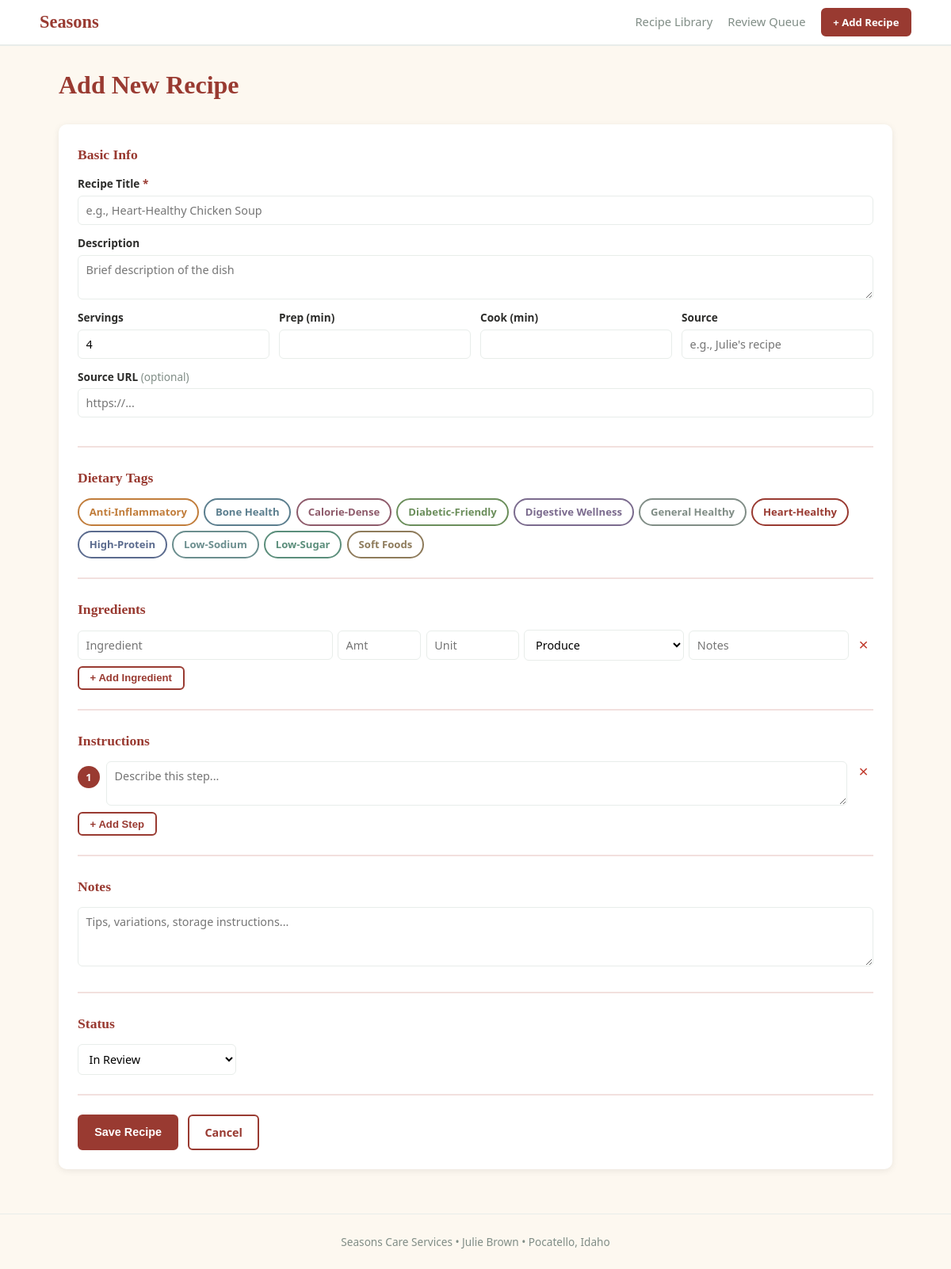
The app's page /recipes/add with its own data.
### tables this page shows
CREATE TABLE dietary_tags (
            id INTEGER PRIMARY KEY AUTOINCREMENT,
            name TEXT UNIQUE NOT NULL,
            display_name TEXT NOT NULL,
            color TEXT DEFAULT '#808D86'
        );

### app/routes/recipes.py (the view)
@router.get("/recipes/add", response_class=HTMLResponse)
async def add_recipe_form(request: Request):
    db = get_db()
    all_tags = get_all_tags(db)
    review_count = db.execute("SELECT COUNT(*) as cnt FROM recipes WHERE status='review'").fetchone()["cnt"]
    db.close()
    return templates.TemplateResponse("recipes/form.html", {
        "request": request,
        "recipe": None,
        "all_tags": all_tags,
        "aisle_categories": AISLE_CATEGORIES,
        "review_count": review_count,
        "selected_tag_ids": [],
        "ingredients": [],
        "steps": [],
    })

### app/database/db.py (called while the page is built)
def get_db() -> sqlite3.Connection:
    conn = sqlite3.connect(_db_path)
    conn.row_factory = sqlite3.Row
    conn.execute("PRAGMA foreign_keys=ON")
    return conn

### app/routes/recipes.py (called while the page is built)
def get_all_tags(db=None):
    close = False
    if db is None:
        db = get_db()
        close = True
    tags = db.execute("SELECT * FROM dietary_tags ORDER BY display_name").fetchall()
    if close:
        db.close()
    return tags

### app/templates/recipes/form.html (shortened to what this page needs)
{% extends "base.html" %}
{% block content %}
<div class="page-header">
    <h1>{% if recipe %}Edit Recipe{% else %}Add New Recipe{% endif %}</h1>
</div>
<form method="post" action="{% if recipe %}/recipes/{{ recipe.id }}/edit{% else %}/recipes/add{% endif %}" class="recipe-form">
    <div class="form-section">
        <h2>Basic Info</h2>
        <div class="form-row">
            <div class="form-group full">
                <label for="title">Recipe Title <span class="required">*</span></label>
                <input type="text" id="title" name="title" required
                       value="{{ recipe.title if recipe else '' }}"
                       placeholder="e.g., Heart-Healthy Chicken Soup">
            </div>
        </div>
        <div class="form-row">
            <div class="form-group full">
                <label for="description">Description</label>
                <textarea id="description" name="description" rows="2"
                          placeholder="Brief description of the dish">{{ recipe.description if recipe and recipe.description else '' }}</textarea>
            </div>
        </div>
        <div class="form-row four-col">
            <div class="form-group">
                <label for="base_servings">Servings</label>
                <input type="number" id="base_servings" name="base_servings" min="1"
                       value="{{ recipe.base_servings if recipe else 4 }}">
            </div>
            <div class="form-group">
                <label for="prep_time_minutes">Prep (min)</label>
                <input type="number" id="prep_time_minutes" name="prep_time_minutes" min="0"
                       value="{{ recipe.prep_time_minutes if recipe and recipe.prep_time_minutes else '' }}">
            </div>
            <div class="form-group">
                <label for="cook_time_minutes">Cook (min)</label>
                <input type="number" id="cook_time_minutes" name="cook_time_minutes" min="0"
                       value="{{ recipe.cook_time_minutes if recipe and recipe.cook_time_minutes else '' }}">
            </div>
            <div class="form-group">
                <label for="source">Source</label>
                <input type="text" id="source" name="source"
                       value="{{ recipe.source if recipe and recipe.source else '' }}"
                       placeholder="e.g., Julie's recipe">
            </div>
        </div>
        <div class="form-row">
            <div class="form-group full">
                <label for="source_url">Source URL <span class="optional">(optional)</span></label>
                <input type="url" id="source_url" name="source_url"
                       value="{{ recipe.source_url if recipe and recipe.source_url else '' }}"
                       placeholder="https://...">
            </div>
        </div>
    </div>
    <div class="form-section">
        <h2>Dietary Tags</h2>
        <div class="tag-picker">
            {% for tag in all_tags %}
            <label class="tag-pill-label" style="--tag-color:{{ tag.color }}">
                <span class="tag-pill">{{ tag.display_name }}</span>
            </label>
            {% endfor %}
        </div>
    </div>
    <div class="form-section">
        <h2>Ingredients</h2>
        <div id="ingredients-list">
            {% if ingredients %}
                {% for ing in ingredients %}
                <div class="ingredient-row">
                    <input type="text" name="ing_name" placeholder="Ingredient" value="{{ ing.name }}" class="ing-name">
                    <input type="text" name="ing_amount" placeholder="Amt" value="{{ ing.amount if ing.amount else '' }}" class="ing-amount-input">
                    <input type="text" name="ing_unit" placeholder="Unit" value="{{ ing.unit if ing.unit else '' }}" class="ing-unit">
                    <select name="ing_aisle" class="ing-aisle">
                        {% for val, label in aisle_categories %}
                        <option value="{{ val }}" {% if ing.aisle_category == val %}selected{% endif %}>{{ label }}</option>
                        {% endfor %}
                    </select>
                    <input type="text" name="ing_notes" placeholder="Notes" value="{{ ing.notes if ing.notes else '' }}" class="ing-notes">
                    <button type="button" class="btn-remove" onclick="removeRow(this)">&times;</button>
                </div>
                {% endfor %}
            {% else %}
                <div class="ingredient-row">
                    <input type="text" name="ing_name" placeholder="Ingredient" class="ing-name">
                    <input type="text" name="ing_amount" placeholder="Amt" class="ing-amount-input">
                    <input type="text" name="ing_unit" placeholder="Unit" class="ing-unit">
                    <select name="ing_aisle" class="ing-aisle">
                        {% for val, label in aisle_categories %}
                        <option value="{{ val }}">{{ label }}</option>
                        {% endfor %}
                    </select>
                    <input type="text" name="ing_notes" placeholder="Notes" class="ing-notes">
                    <button type="button" class="btn-remove" onclick="removeRow(this)">&times;</button>
                </div>
            {% endif %}
        </div>
        <button type="button" class="btn btn-outline btn-sm" onclick="addIngredient()">+ Add Ingredient</button>
    </div>
    <div class="form-section">
        <h2>Instructions</h2>
        <div id="steps-list">
            {% if steps %}
                {% for step in steps %}
                <div class="step-row">
                    <div class="step-num">{{ loop.index }}</div>
                    <textarea name="step_instruction" rows="2" placeholder="Describe this step...">{{ step.instruction }}</textarea>
                    <button type="button" class="btn-remove" onclick="removeStep(this)">&times;</button>
                </div>
                {% endfor %}
            {% else %}
                <div class="step-row">
                    <div class="step-num">1</div>
                    <textarea name="step_instruction" rows="2" placeholder="Describe this step..."></textarea>
                    <button type="button" class="btn-remove" onclick="removeStep(this)">&times;</button>
                </div>
            {% endif %}
        </div>
        <button type="button" class="btn btn-outline btn-sm" onclick="addStep()">+ Add Step</button>
    </div>
    <div class="form-section">
        <h2>Notes</h2>
        <textarea name="notes" rows="3" placeholder="Tips, variations, storage instructions...">{{ recipe.notes if recipe and recipe.notes else '' }}</textarea>
    </div>
    <div class="form-section">
        <h2>Status</h2>
        <select name="status" class="status-select">
            <option value="review" {% if not recipe or recipe.status == 'review' %}selected{% endif %}>In Review</option>
        </select>
    </div>
    <div class="form-actions">
        <button type="submit" class="btn btn-primary">Save Recipe</button>
        <a href="{% if recipe %}/recipes/{{ recipe.id }}{% else %}/recipes{% endif %}" class="btn btn-outline">Cancel</a>
    </div>
</form>
{% endblock %}

### app/templates/base.html (shortened to what this page needs)
<!DOCTYPE html>
<html lang="en">
<head>
    <link rel="stylesheet" href="/static/css/base.css">
</head>
<body>
    <nav class="navbar">
        <div class="nav-inner">
            <a href="/recipes" class="nav-brand">Seasons</a>
            <div class="nav-links">
                <a href="/recipes" class="nav-link">Recipe Library</a>
                <a href="/recipes/review" class="nav-link">
                    Review Queue
                </a>
                <a href="/recipes/add" class="btn btn-primary btn-sm">+ Add Recipe</a>
            </div>
        </div>
    </nav>
    <main class="content">
        {% block content %}{% endblock %}
    </main>
    <footer class="footer">
        Seasons Care Services &bull; Julie Brown &bull; Pocatello, Idaho
    </footer>
</body>
</html>

### app/static/css/base.css (style rules this page uses)
:root { --terra: #993A31; --terra-light: #F2E0DE; --sage: #808D86; --sage-light: #E8EDEA; --cream: #FDF8F0; --dark: #2C2C2A; --white: #ffffff; --radius: 10px; --radius-sm: 6px; --shadow: 0 2px 8px rgba(0,0,0,0.08); --shadow-hover: 0 4px 16px rgba(0,0,0,0.12); }
* { margin: 0; padding: 0; box-sizing: border-box; }
body { font-family: 'Segoe UI', Arial, sans-serif; background: var(--cream); color: var(--dark); line-height: 1.6; min-height: 100vh; display: flex; flex-direction: column; }
h1, h2, h3 { font-family: Georgia, serif; color: var(--terra); }
a { color: var(--terra); text-decoration: none; }
.navbar { background: var(--white); border-bottom: 2px solid var(--sage-light); position: sticky; top: 0; z-index: 100; padding: 0 1.5rem; }
.nav-inner { max-width: 1100px; margin: 0 auto; display: flex; align-items: center; justify-content: space-between; height: 56px; }
.nav-brand { font-family: Georgia, serif; font-size: 1.4rem; color: var(--terra); font-weight: bold; }
.nav-links { display: flex; align-items: center; gap: 1.2rem; }
.nav-link { color: var(--sage); font-size: 0.92rem; font-weight: 500; }
.btn { display: inline-block; padding: 0.55rem 1.2rem; border-radius: var(--radius-sm); font-size: 0.9rem; font-weight: 600; cursor: pointer; border: 2px solid transparent; text-decoration: none; transition: all 0.15s; }
.btn-sm { padding: 0.35rem 0.85rem; font-size: 0.82rem; }
.btn-primary { background: var(--terra); color: var(--white); border-color: var(--terra); }
.btn-outline { background: var(--white); color: var(--terra); border-color: var(--terra); }
.content { max-width: 1100px; width: 100%; margin: 0 auto; padding: 1.5rem; flex: 1; }
.footer { text-align: center; padding: 1.5rem; color: var(--sage); font-size: 0.85rem; border-top: 1px solid var(--sage-light); margin-top: 2rem; }
.page-header { margin-bottom: 1.5rem; }
.page-header h1 { margin-bottom: 0.25rem; }
.recipe-form { background: var(--white); border-radius: var(--radius); padding: 1.5rem; box-shadow: var(--shadow); }
.form-section { margin-bottom: 1.5rem; padding-bottom: 1.5rem; border-bottom: 2px solid var(--terra-light); }
.form-section h2 { font-size: 1.1rem; margin-bottom: 0.75rem; }
.form-row { display: flex; gap: 0.75rem; margin-bottom: 0.75rem; }
.form-row.four-col { display: grid; grid-template-columns: repeat(4, 1fr); }
.form-group { display: flex; flex-direction: column; }
.form-group.full { flex: 1; }
.form-group label { font-size: 0.85rem; font-weight: 600; margin-bottom: 0.25rem; color: var(--dark); }
.required { color: var(--terra); }
.optional { color: var(--sage); font-weight: 400; }
input[type="text"], input[type="number"], input[type="url"], textarea, select { padding: 0.5rem 0.6rem; border: 1.5px solid var(--sage-light); border-radius: var(--radius-sm); font-size: 0.9rem; font-family: inherit; outline: none; width: 100%; background: var(--white); }
.status-select { max-width: 200px; }
.tag-picker { display: flex; flex-wrap: wrap; gap: 0.4rem; }
.tag-pill-label { cursor: pointer; }
.tag-pill { display: inline-block; padding: 0.3rem 0.8rem; border-radius: 20px; font-size: 0.82rem; font-weight: 600; border: 2px solid var(--tag-color, var(--sage)); color: var(--tag-color, var(--sage)); background: var(--white); transition: all 0.15s; }
.ingredient-row { display: flex; gap: 0.4rem; margin-bottom: 0.4rem; align-items: center; }
.ingredient-row .ing-name { flex: 2.5; }
.ingredient-row .ing-amount-input { flex: 0.7; }
.ingredient-row .ing-unit { flex: 0.8; }
.ingredient-row .ing-aisle { flex: 1.5; }
.ingredient-row .ing-notes { flex: 1.5; }
.btn-remove { background: none; border: none; color: #c0392b; font-size: 1.3rem; cursor: pointer; padding: 0.2rem 0.4rem; line-height: 1; flex-shrink: 0; }
.step-row { display: flex; gap: 0.5rem; margin-bottom: 0.5rem; align-items: flex-start; }
.step-row .step-num { flex-shrink: 0; width: 28px; height: 28px; background: var(--terra); color: var(--white); border-radius: 50%; display: flex; align-items: center; justify-content: center; font-weight: 700; font-size: 0.8rem; margin-top: 6px; }
.step-row textarea { flex: 1; }
.form-actions { display: flex; gap: 0.75rem; margin-top: 1.5rem; }

### records on screen
dietary_tags: display_name "Anti-Inflammatory"
dietary_tags: display_name "Bone Health"
dietary_tags: display_name "Calorie-Dense"
dietary_tags: display_name "Diabetic-Friendly"
dietary_tags: display_name "Digestive Wellness"
dietary_tags: display_name "General Healthy"
dietary_tags: display_name "Heart-Healthy"
dietary_tags: display_name "High-Protein"
dietary_tags: display_name "Low-Sodium"
dietary_tags: display_name "Low-Sugar"
dietary_tags: display_name "Soft Foods"

### other values on screen
form field ing_aisle "Produce"
